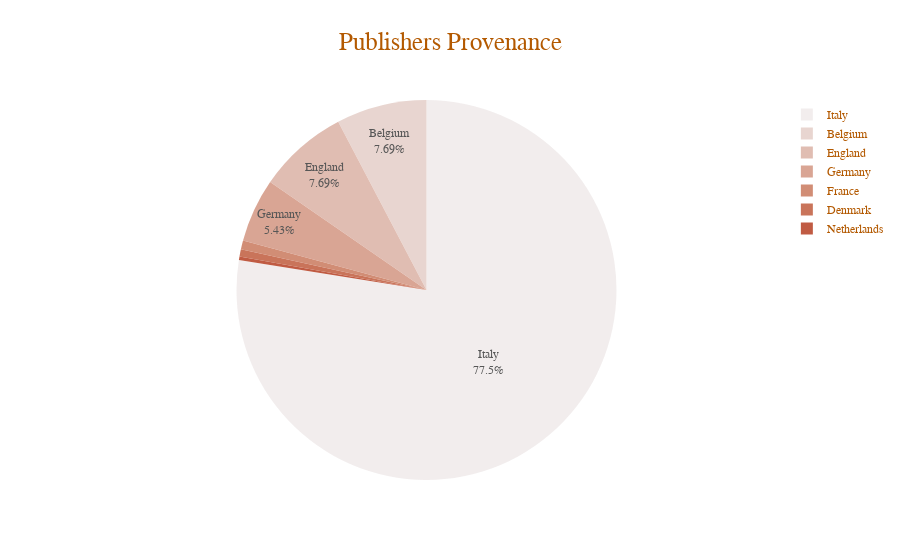

Write notebook code for a chart like this one.
### Code cell
viz4 = px.pie(ppv, names='country', values='number', color_discrete_sequence=px.colors.sequential.amp, 
              title='Publishers Provenance',
             template='simple_white', hover_name="country", hover_data={'country':False}, opacity=0.9
             )

viz4.layout.title.font = dict(
                        family='Trebuchet MS', size=25)
viz4.update_traces(textposition='inside', textinfo='percent+label')

viz4.layout.title.x = 0.5
viz4.layout.title.xanchor = 'center'

viz4.layout.font = dict(
                    family='Trebuchet MS', color='#b35900')
viz4.update_layout(uniformtext_minsize=10, uniformtext_mode='hide')
viz4

### Figure 1 — Plotly figure (JSON) as saved in the notebook; plotly's stock layout.template omitted (floating-point values rounded to 4 significant figures)
{"data": [{"customdata": [["Italy"], ["Belgium"], ["England"], ["Germany"], ["France"], ["Denmark"], ["Netherlands"]], "domain": {"x": [0, 1], "y": [0, 1]}, "hovertemplate": "<b>%{hovertext}</b><br><br>number=%{value}<extra></extra>", "hovertext": ["Italy", "Belgium", "England", "Germany", "France", "Denmark", "Netherlands"], "labels": ["Italy", "Belgium", "England", "Germany", "France", "Denmark", "Netherlands"], "legendgroup": "", "name": "", "opacity": 0.9, "showlegend": true, "textinfo": "percent+label", "textposition": "inside", "type": "pie", "values": [514, 51, 51, 36, 5, 4, 2]}], "layout": {"font": {"color": "#b35900", "family": "Trebuchet MS"}, "legend": {"tracegroupgap": 0}, "piecolorway": ["rgb(241, 236, 236)", "rgb(230, 209, 203)", "rgb(221, 182, 170)", "rgb(213, 156, 137)", "rgb(205, 129, 103)", "rgb(196, 102, 73)", "rgb(186, 74, 47)", "rgb(172, 44, 36)", "rgb(149, 19, 39)", "rgb(120, 14, 40)", "rgb(89, 13, 31)", "rgb(60, 9, 17)"], "title": {"font": {"family": "Trebuchet MS", "size": 25}, "text": "Publishers Provenance", "x": 0.5, "xanchor": "center"}, "uniformtext": {"minsize": 10, "mode": "hide"}}}
